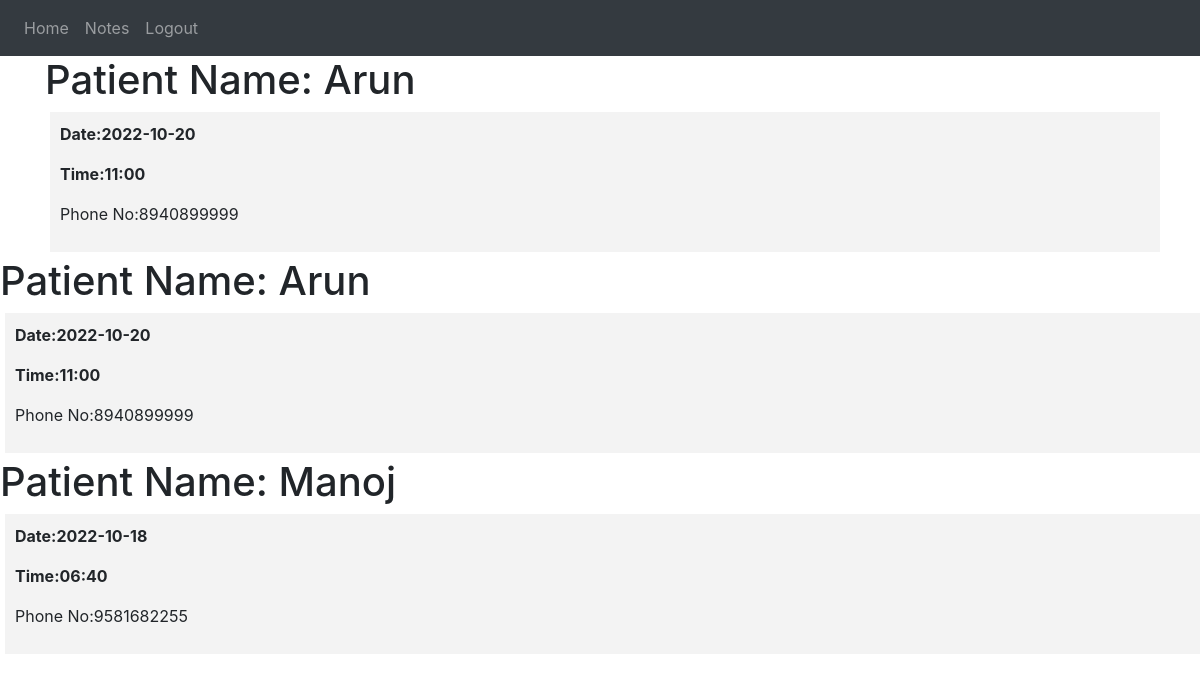
Page /home (signed in) on the committed database.
### website/models.py (models this page shows)
class Appointment(db.Model,UserMixin):
    id =db.Column(db.Integer,primary_key=True)
    patientname=db.Column(db.String(150))
    Doctorname=db.Column(db.String(150))
    patientmail=db.Column(db.String(150))
    Doctormail =db.Column(db.String(150))
    ClinicAddress=db.Column(db.String(250))
    fee=db.Column(db.String(250))
    patient_phoneNo=db.Column(db.String(150))
    Doctor_phoneNo=db.Column(db.String(150))
    time =db.Column(db.String(150))
    date =db.Column(db.String(150))

### website/auth.py (the view)
@auth.route('/home')
def home():
    email=session['email']
    Summa=Appointment.query.filter(Appointment.Doctormail==email).all()
    return render_template("home.html",user=current_user,summa=Summa)

### website/templates/home.html (shortened to what this page needs)
{% extends "base.html"%}
 {% block content %}
{% for edhukku in summa %}
<b>
  <h1 class="name">Patient Name: {{edhukku.patientname}}</h1>
</b>
<div class="docto">
    <p><b>Date:{{ edhukku.date }}</b></p>
    <p><b>Time:{{ edhukku.time }}</b></p>
<p>Phone No:{{ edhukku.patient_phoneNo }}</p>
  </div>
</div>
{% endfor %}
 {% endblock %}

### website/templates/base.html (shortened to what this page needs)
<!DOCTYPE html>
<html>
    <head>
        <link rel="stylesheet" href="https://cdn.jsdelivr.net/npm/bootstrap@4.6.2/dist/css/bootstrap.min.css">
    </head>
    <body>
    <nav class="navbar navbar-expand-lg navbar-dark bg-dark">
          <div class="collapse navbar-collapse" id="navbar">
          <div class="navbar-nav">
          {% if user.is_authenticated %}
          <a class="nav-item nav-link" id="home" href="/home">Home</a>
          <a class="nav-item nav-link" id="notes" href="/notes">Notes</a>
          <a class="nav-item nav-link" id="logout" href="/logout">Logout</a>
          {% else %}
          <a class="nav-item nav-link" id="login" href="/login">Login</a>
          <a class="nav-item nav-link" id="patientsignUp" href="/sign_up_patient">Patient Sign Up</a>
          <a class="nav-item nav-link" id="doctorsignUp" href="/sign_up_doctor">Doctor Sign Up</a>
          {% endif %}
              </div>
          </div>
    </nav>
    <div class="container">
    {% block content %}
    {% endblock %}
    </body>
</html>

### website/templates/home.html (style rules this page uses)
.docto { flex: 20%; padding: 10px; margin: 5px; background-color: #f3f3f3; inline-size: 100%; }

### rows in the picture
Appointment: patientname "Arun", date "2022-10-20", time "11:00", patient_phoneNo "8940899999"
Appointment: patientname "Arun", date "2022-10-20", time "11:00", patient_phoneNo "8940899999"
Appointment: patientname "Manoj", date "2022-10-18", time "06:40", patient_phoneNo "9581682255"
